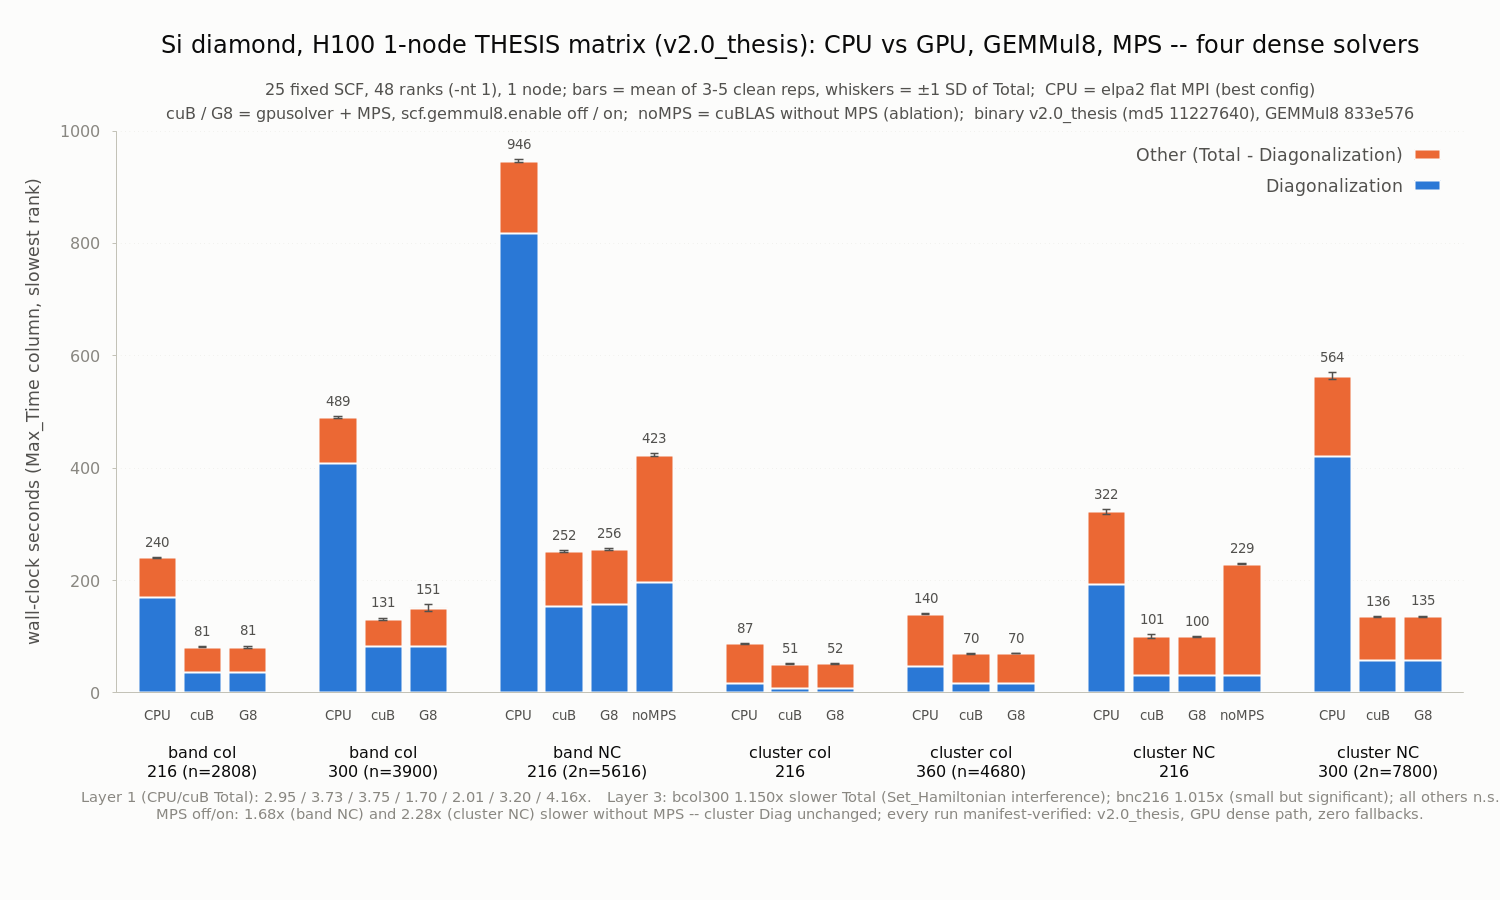

This figure's gnuplot source:
# Stacked-bar view of work/siprod_thesis_result.txt: THESIS (v2.0_thesis tag)
# matrix (Layer 1 CPU-vs-GPU, Layer 3 cuBLAS-vs-GEMMul8, MPS ablation).
# Bar = Total (25 fixed SCF, mean over 3-5 clean reps); bottom segment =
# Diagonalization; whiskers = +-1 SD of Total.
# CPU = elpa2 flat 48 ranks; cuB/G8 = gpusolver + MPS with gemmul8 off/on;
# noMPS = gpusolver, MPS off, gemmul8 off (plan 8.3 ablation, NC only).
#
# Render:  gnuplot siprod_result.plt   (writes siprod_result.png)

set terminal pngcairo noenhanced size 1500,900 font "DejaVu Sans,14" background rgb "#fcfcfb"
set output "siprod_thesis_result.png"

# columns: x total diag sd
$data << EOD
 0   240.48   170.16   0.75
 1    81.45    37.08   0.87
 2    81.33    36.77   1.77
 4   489.47   408.92   1.53
 5   131.37    83.04   1.76
 6   151.03    81.65   6.39
 8   945.85   817.50   2.70
 9   252.14   153.81   1.46
10   255.82   157.21   1.64
11   423.21   196.06   2.76
13    87.45    17.45   0.55
14    51.35     8.29   1.28
15    51.90     8.14   0.73
17   139.97    46.78   0.54
18    69.56    16.01   0.83
19    69.53    16.22   0.31
21   321.99   193.68   3.77
22   100.52    31.10   3.11
23    99.91    30.85   0.77
24   228.82    31.41   0.66
26   563.80   420.67   6.60
27   135.52    57.03   0.71
28   135.13    56.88   1.52
EOD

set title "Si diamond, H100 1-node THESIS matrix (v2.0_thesis): CPU vs GPU, GEMMul8, MPS -- four dense solvers" \
    font ",18" textcolor rgb "#0b0b0b" offset 0,2.2
set label 100 "25 fixed SCF, 48 ranks (-nt 1), 1 node; bars = mean of 3-5 clean reps, whiskers = ±1 SD of Total;  CPU = elpa2 flat MPI (best config)" \
    at graph 0.5, graph 1.075 center font ",12" textcolor rgb "#52514e"
set label 101 "cuB / G8 = gpusolver + MPS, scf.gemmul8.enable off / on;  noMPS = cuBLAS without MPS (ablation);  binary v2.0_thesis (md5 11227640), GEMMul8 833e576" \
    at graph 0.5, graph 1.033 center font ",12" textcolor rgb "#52514e"

set ylabel "wall-clock seconds (Max_Time column, slowest rank)" \
    font ",13" textcolor rgb "#52514e" offset 1,0
set yrange [0:1000]
set xrange [-0.9:28.9]

set border 3 linecolor rgb "#c3c2b7" linewidth 1
set grid ytics back linecolor rgb "#e1e0d9" linewidth 1
set ytics nomirror out scale 0.5 font ",12" textcolor rgb "#898781"
set xtics nomirror scale 0 font ",10" textcolor rgb "#52514e" rotate by 0 \
    ("CPU" 0, "cuB" 1, "G8" 2, "CPU" 4, "cuB" 5, "G8" 6, \
     "CPU" 8, "cuB" 9, "G8" 10, "noMPS" 11, \
     "CPU" 13, "cuB" 14, "G8" 15, "CPU" 17, "cuB" 18, "G8" 19, \
     "CPU" 21, "cuB" 22, "G8" 23, "noMPS" 24, "CPU" 26, "cuB" 27, "G8" 28)

set label 1 "band col\n216 (n=2808)"     at first  1,   graph -0.105 center font ",12" textcolor rgb "#0b0b0b"
set label 2 "band col\n300 (n=3900)"     at first  5,   graph -0.105 center font ",12" textcolor rgb "#0b0b0b"
set label 3 "band NC\n216 (2n=5616)"     at first  9.5, graph -0.105 center font ",12" textcolor rgb "#0b0b0b"
set label 4 "cluster col\n216"           at first 14,   graph -0.105 center font ",12" textcolor rgb "#0b0b0b"
set label 5 "cluster col\n360 (n=4680)"  at first 18,   graph -0.105 center font ",12" textcolor rgb "#0b0b0b"
set label 6 "cluster NC\n216"            at first 22.5, graph -0.105 center font ",12" textcolor rgb "#0b0b0b"
set label 7 "cluster NC\n300 (2n=7800)"  at first 27,   graph -0.105 center font ",12" textcolor rgb "#0b0b0b"

set label 9 "Layer 1 (CPU/cuB Total): 2.95 / 3.73 / 3.75 / 1.70 / 2.01 / 3.20 / 4.16x.   Layer 3: bcol300 1.150x slower Total (Set_Hamiltonian interference); bnc216 1.015x (small but significant); all others n.s.\nMPS off/on: 1.68x (band NC) and 2.28x (cluster NC) slower without MPS -- cluster Diag unchanged; every run manifest-verified: v2.0_thesis, GPU dense path, zero fallbacks." \
    at graph 0.5, graph -0.185 center front font ",11" textcolor rgb "#898781"

set bmargin 9.5
set tmargin 6

set key top right samplen 1.6 spacing 1.5 font ",13" textcolor rgb "#52514e"

set boxwidth 0.85
set style fill solid 1.0 border rgb "#fcfcfb"

plot $data using 1:2 with boxes linecolor rgb "#eb6834" linewidth 2 \
         title "Other (Total - Diagonalization)", \
     $data using 1:3 with boxes linecolor rgb "#2a78d6" linewidth 2 \
         title "Diagonalization", \
     $data using 1:2:4 with yerrorbars linecolor rgb "#52514e" linewidth 1.5 \
         pointtype 7 pointsize 0 notitle, \
     $data using 1:($2+$4+28):(sprintf("%.0f",$2)) with labels \
         font ",10" textcolor rgb "#52514e" notitle
